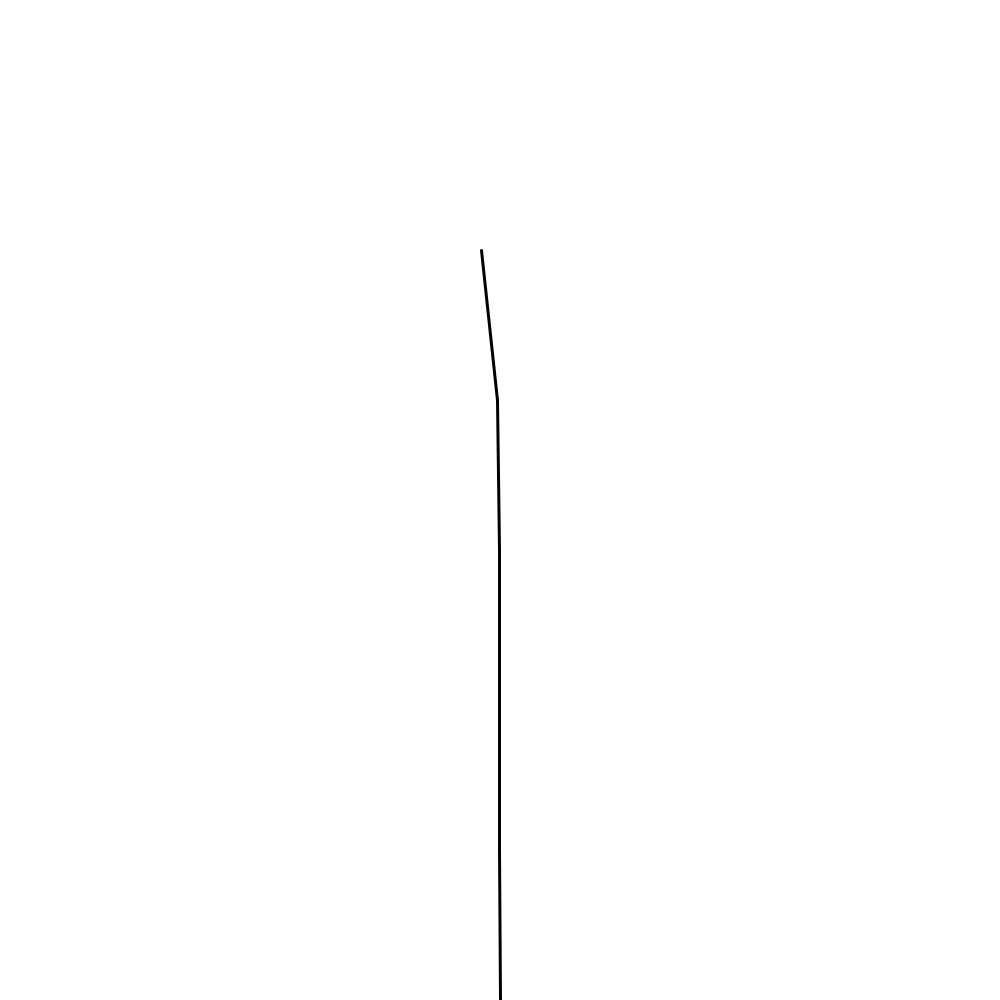
Frame 1 (no input)
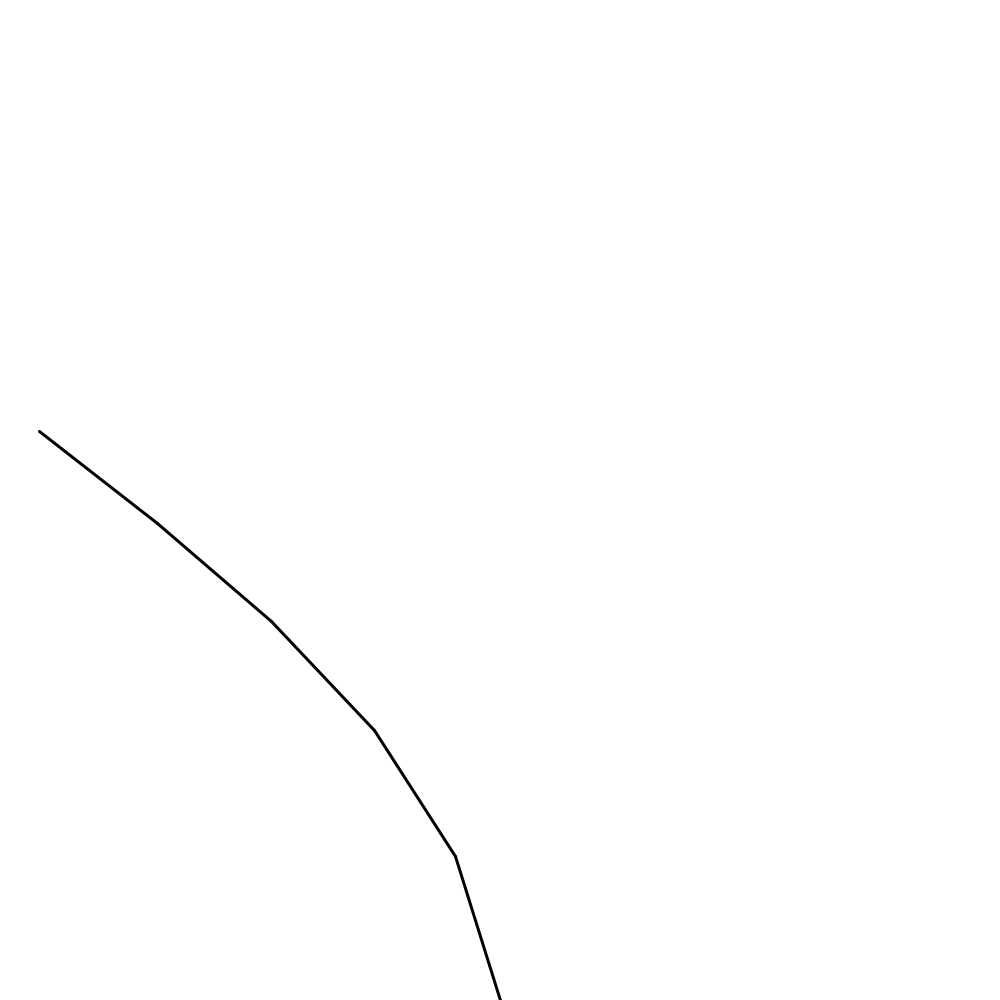
Frame 60 (the mouse pressed at the canvas centre just before this capture)
Frame 120 (the mouse held since frame 60 and released just before this capture): identical to frame 60, image omitted

The Processing sketch that drew these frames (run headless with seeded random() and noise(); from frame 60 on, the mouse is pressed at the canvas centre):

// Processing sketch: sketch_6_2_v2
// ── sketch_6_2_v2.pde
Stem s;
boolean active = true;
void setup() 
{
    size(1000,1000);
    s = new Stem();
    
}

void draw() 
{
    if (active)
    { 
        background(255);
        s.run();      
    }
}

void mousePressed()
{
  active = !active; 
}
// ── MassSpringDamper.pde
public class MassSpringDamper 
{
    PVector location;
    PVector endloc;
    float acceleration;
    float velocity;
    float force;
    float theta;
    float mass;
    float damper;
    float spring;
    float size;

    public MassSpringDamper (float m, float s, float d, float f, float si,PVector loc) 
    {
        location = loc.copy();
        theta = 0;
        acceleration = 0;
        velocity = 0;
        mass = m;
        force = f;
        spring = s;
        damper = d;
        size = si;
        endloc = new PVector(location.x, location.y-size);
    }
    
    void display(PVector b, PVector l, float t)
    {
        location = l.copy();
        PVector temp = new PVector(0,-size);
        temp.rotate(theta+t);
        endloc = PVector.add(location,temp);
        
        pushMatrix();
        translate(b.x,b.y);
        strokeWeight(3);
        line(location.x,location.y,endloc.x,endloc.y);
        popMatrix();
    }
    
    void update(float f, float v)
    { //<>//
        velocity += (f-force)/mass; //<>//
        theta += (velocity-v);
        force = (velocity-v)*damper + theta*spring;
    }

}
// ── Stem.pde
public class Stem 
{
    PVector base;
    ArrayList<MassSpringDamper> msd = new ArrayList<MassSpringDamper>();
    
    float mass = 1;
    float spring = 0.01;
    float damper = 0.1;
    float force = 0.1;
    float size = 150;
    float nr = 5;
    
    public Stem () 
    {
       base = new PVector(width/2,height);
       for(int i = 0; i < nr; i++)
       {         
           if (i < nr - 1)
           {
               if (i == 0)
               {
                   msd.add(new MassSpringDamper(mass, spring, damper, 0, size,new PVector(0,0)));                                    
               }
               else
               {
                   msd.add(new MassSpringDamper(mass, spring, damper, 0, size,new PVector(0,-size*i)));
               }
           }
           
           if (i == nr - 1)
           {
               msd.add(new MassSpringDamper(mass, spring, damper, force, size,new PVector(0,-size*i)));
           }  
       }
    }

    void run()
    {
        for (int i = msd.size()-1; i >= 0; i--)
        {
            if (i == 0)
            {
                msd.get(i).update(msd.get(i+1).force,0);
            }
            else if (i < msd.size() - 1)
            {
                msd.get(i).update(msd.get(i+1).force,msd.get(i-1).velocity);
            }
            else
            {
                msd.get(i).update(0,msd.get(i-1).velocity);
            }
        }
        float t = 0;
        for (int i = 0; i < msd.size(); i++)
        {
            if (i == 0)
            {
                msd.get(i).display(base,new PVector(0,0),0);
            }
            else 
            {
                t += msd.get(i-1).theta;
                msd.get(i).display(base,msd.get(i-1).endloc,t);
            }
        }
    }
}
